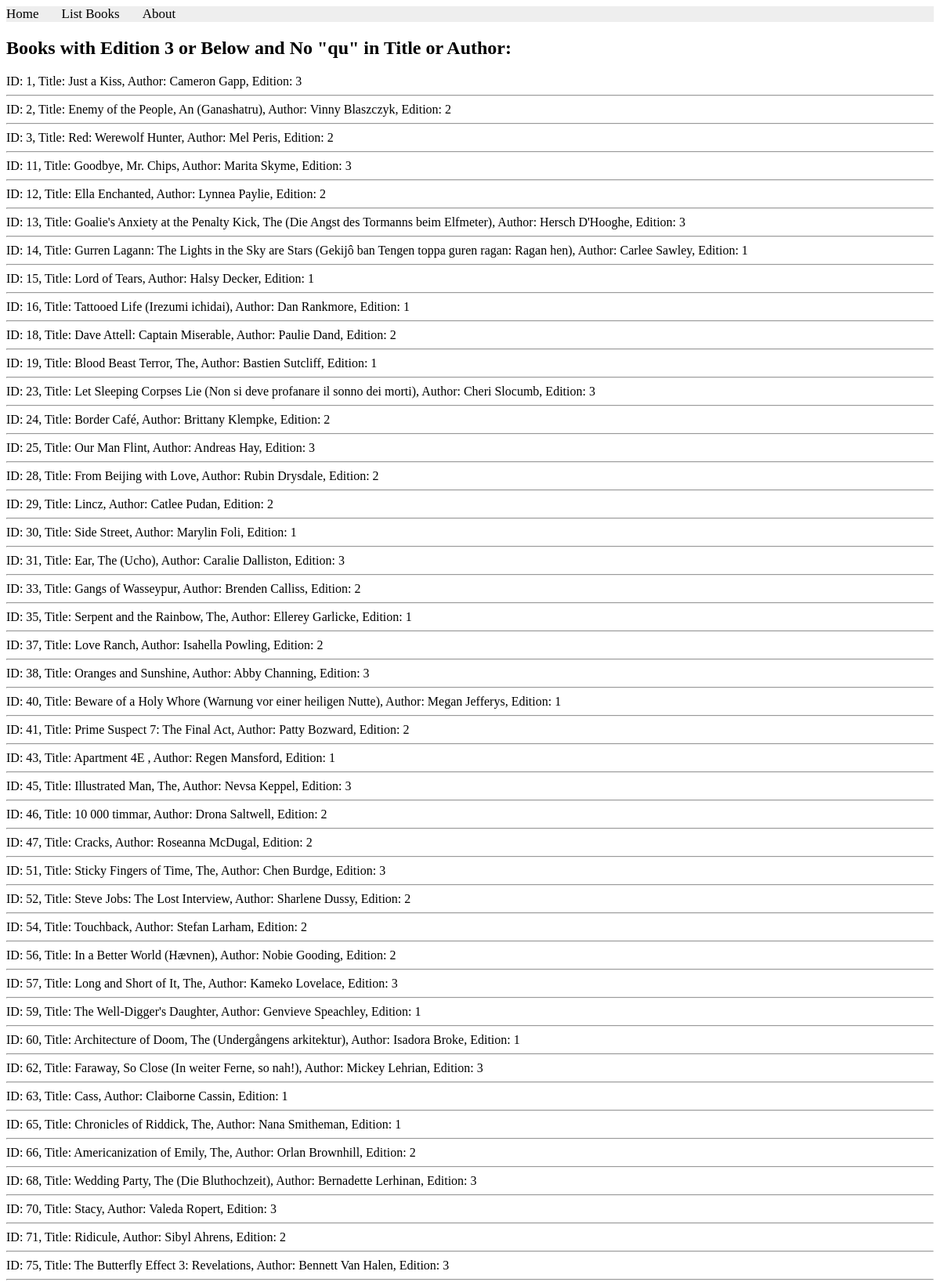
The app's page /books/lab8/task3 (upper part) with its own data.
### apps/bookmodule/models.py (models this page shows)
class Book(models.Model):
    title = models.CharField(max_length = 50)
    author = models.CharField(max_length = 50)
    price = models.FloatField(default = 0.0)
    edition = models.SmallIntegerField(default = 1)

### apps/bookmodule/views.py (the view)
# urls.py: path('lab8/task3', views.lab8_task3, name='books.lab8_task3'),
def lab8_task3(request):
    books = Book.objects.filter(
        ~Q(edition__gt=3) & ~Q(title__icontains='qu') & ~Q(author__icontains='qu')
    )
    return render(request, 'bookmodule/lab8_task3.html', {'books': books})

### apps/templates/bookmodule/lab8_task3.html (shortened to what this page needs)
{% extends "layouts/base.html" %}
{% block content %}
    <h2>Books with Edition 3 or Below and No "qu" in Title or Author: </h2>
    {% for book in books %}
        ID: {{ book.id }}, Title: {{ book.title }}, Author: {{ book.author }}, Edition: {{ book.edition }}
        <hr>
    {% empty %}
        <p>No books match the conditions.</p>
    {% endfor %}
{% endblock content %}

### records on screen
Book: id "1", title "Just a Kiss", author "Cameron Gapp", edition "3"
Book: id "2", title "Enemy of the People, An (Ganashatru)", author "Vinny Blaszczyk", edition "2"
Book: id "3", title "Red: Werewolf Hunter", author "Mel Peris", edition "2"
Book: id "11", title "Goodbye, Mr. Chips", author "Marita Skyme", edition "3"
Book: id "12", title "Ella Enchanted", author "Lynnea Paylie", edition "2"
Book: id "13", title "Goalie's Anxiety at the Penalty Kick, The (Die Angst des Tormanns beim Elfmeter)", author "Hersch D'Hooghe", edition "3"
Book: id "14", title "Gurren Lagann: The Lights in the Sky are Stars (Gekijô ban Tengen toppa guren ragan: Ragan hen)", author "Carlee Sawley", edition "1"
Book: id "15", title "Lord of Tears", author "Halsy Decker", edition "1"
Book: id "16", title "Tattooed Life (Irezumi ichidai)", author "Dan Rankmore", edition "1"
Book: id "18", title "Dave Attell: Captain Miserable", author "Paulie Dand", edition "2"
Book: id "19", title "Blood Beast Terror, The", author "Bastien Sutcliff", edition "1"
Book: id "23", title "Let Sleeping Corpses Lie (Non si deve profanare il sonno dei morti)", author "Cheri Slocumb", edition "3"
Book: id "24", title "Border Café", author "Brittany Klempke", edition "2"
Book: id "25", title "Our Man Flint", author "Andreas Hay", edition "3"
Book: id "28", title "From Beijing with Love", author "Rubin Drysdale", edition "2"
Book: id "29", title "Lincz", author "Catlee Pudan", edition "2"
Book: id "30", title "Side Street", author "Marylin Foli", edition "1"
Book: id "31", title "Ear, The (Ucho)", author "Caralie Dalliston", edition "3"
Book: id "33", title "Gangs of Wasseypur", author "Brenden Calliss", edition "2"
Book: id "35", title "Serpent and the Rainbow, The", author "Ellerey Garlicke", edition "1"
Book: id "37", title "Love Ranch", author "Isahella Powling", edition "2"
Book: id "38", title "Oranges and Sunshine", author "Abby Channing", edition "3"
Book: id "40", title "Beware of a Holy Whore (Warnung vor einer heiligen Nutte)", author "Megan Jefferys", edition "1"
Book: id "41", title "Prime Suspect 7: The Final Act", author "Patty Bozward", edition "2"
Book: id "43", title "Apartment 4E", author "Regen Mansford", edition "1"
Book: id "45", title "Illustrated Man, The", author "Nevsa Keppel", edition "3"
Book: id "46", title "10 000 timmar", author "Drona Saltwell", edition "2"
Book: id "47", title "Cracks", author "Roseanna McDugal", edition "2"
Book: id "51", title "Sticky Fingers of Time, The", author "Chen Burdge", edition "3"
Book: id "52", title "Steve Jobs: The Lost Interview", author "Sharlene Dussy", edition "2"
Book: id "54", title "Touchback", author "Stefan Larham", edition "2"
Book: id "56", title "In a Better World (Hævnen)", author "Nobie Gooding", edition "2"
Book: id "57", title "Long and Short of It, The", author "Kameko Lovelace", edition "3"
Book: id "59", title "The Well-Digger's Daughter", author "Genvieve Speachley", edition "1"
Book: id "60", title "Architecture of Doom, The (Undergångens arkitektur)", author "Isadora Broke", edition "1"
Book: id "62", title "Faraway, So Close (In weiter Ferne, so nah!)", author "Mickey Lehrian", edition "3"
Book: id "63", title "Cass", author "Claiborne Cassin", edition "1"
Book: id "65", title "Chronicles of Riddick, The", author "Nana Smitheman", edition "1"
Book: id "66", title "Americanization of Emily, The", author "Orlan Brownhill", edition "2"
Book: id "68", title "Wedding Party, The (Die Bluthochzeit)", author "Bernadette Lerhinan", edition "3"
Book: id "70", title "Stacy", author "Valeda Ropert", edition "3"
Book: id "71", title "Ridicule", author "Sibyl Ahrens", edition "2"
Book: id "75", title "The Butterfly Effect 3: Revelations", author "Bennett Van Halen", edition "3"
